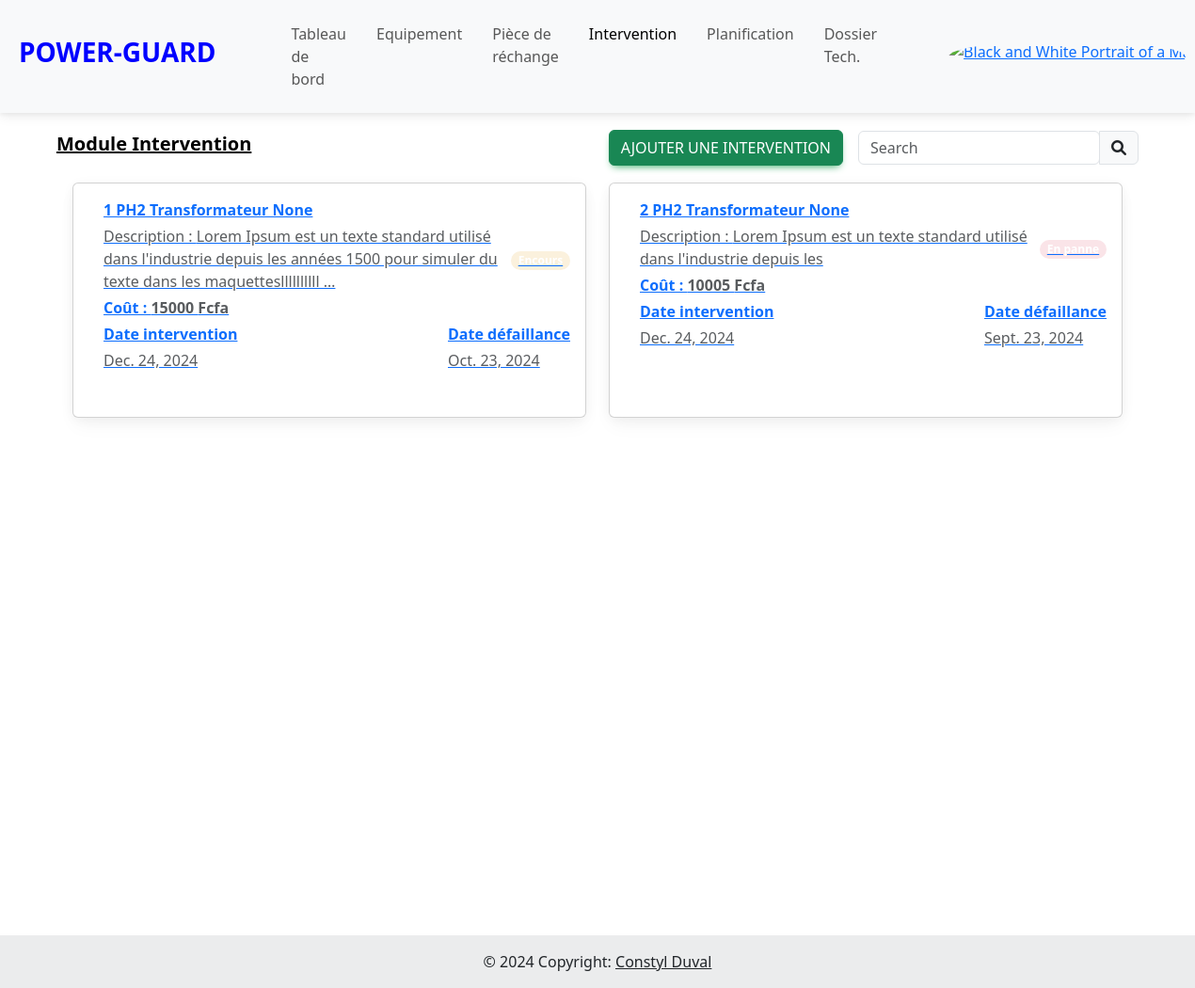
The app's page /intervention (signed in), older data.
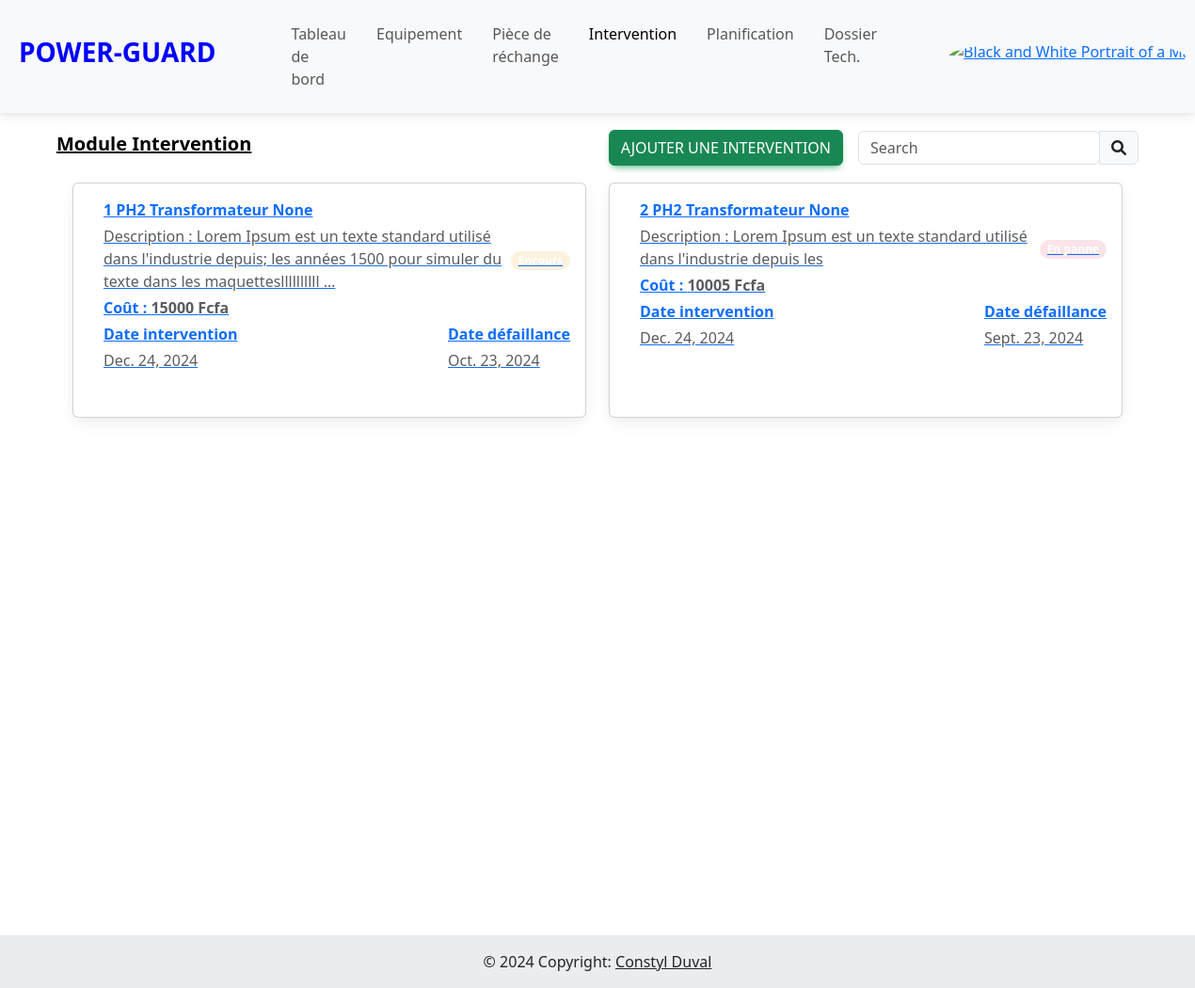
The same page, newer data.
### eneo_pages/models.py (models this page shows)
class Intervention(models.Model):
    STATUS = [
        ("En panne", "En panne"),
        ("Encours", "Encours de dépannage"),
        ("Rétablir", "Rétablir"),
    ]
    TYPE = [
        ("Corrective", "Intervention corrective"),
        ("Preventive", "Intervention preventive")
    ]
    equipement = models.ForeignKey(Equipement, on_delete=models.CASCADE)
    type_intervention = models.CharField(max_length=100, choices=TYPE, default="Corrective")
    interval_intervention = models.IntegerField(default=0)
    date_intervention=models.DateField()
    date_defaillance=models.DateField()
    description = models.TextField(blank=True, null=True)
    tache_maintenance = models.TextField(blank=True, null=True)
    action_correctives = models.TextField(blank=True, null=True)
    causes_profondes = models.TextField(blank=True, null=True)
    responsable = models.CharField(max_length=100, blank=True, null=True)
    status = models.CharField(max_length=100, choices=STATUS)
    sécurité = models.TextField(blank=True, null=True)
    coût = models.IntegerField()
    coût_materiel = models.IntegerField(default=0)
    coût_main_oeuvre  = models.IntegerField(default=0)
    date_création=models.DateTimeField(auto_now_add=True)
    date_modification=models.DateTimeField(auto_now=True)
    def __str__(self):
        return "{} {}".format(self.id, self.equipement)

class Equipement(models.Model):
    TYPE_EQUIPE = [
        ("Disjoncteur", "Disjoncteur",),
        ("Transformateur", "Transformateur"),
    ]
    centrale = models.ForeignKey(Centrale, on_delete=models.CASCADE)
    nom = models.CharField(max_length=100)
    type_equipement = models.CharField(max_length=100, choices=TYPE_EQUIPE)
    numero_serie=models.CharField(max_length=100, blank=True, null=True)
    modèle = models.CharField(max_length=100)
    marque = models.CharField(max_length=100)
    puissance = models.FloatField()
    fréquence = models.FloatField()
    date_installation = models.DateField()
    fonction = models.CharField(max_length=100, blank=True, null=True)
    emplacement_couplage = models.CharField(max_length=100, blank=True, null=True)
    regleur_en_chargeur = models.CharField(max_length=100, blank=True, null=True)
    mode_de_fonctionnement = models.CharField(max_length=100, blank=True, null=True)
    technique_de_coupure = models.CharField(max_length=100, blank=True, null=True)
    pouvoir_de_coupure = models.CharField(max_length=100, blank=True, null=True)
    pression_gaz_nombre_de_pôle  = models.CharField(max_length=100, blank=True, null=True)
    courant_nominal_en_service_continu = models.CharField(max_length=100, blank=True, null=True)
    numero_service = models.CharField(max_length=100, blank=True, null=True)
    tension_assigne = models.CharField(max_length=100, blank=True, null=True)
    pouvoir_de_coupure_nominal_court_circuit = models.CharField(max_length=100, blank=True, null=True)
    pouvoir_de_fermeture_nominal_court_circuit  = models.CharField(max_length=100, blank=True, null=True)
    date_création=models.DateTimeField(auto_now_add=True)
    date_modification=models.DateTimeField(auto_now=True)
    def __str__(self):
        return "{} {} {}".format(self.nom, self.type_equipement, self.numero_serie)

### eneo_pages/views.py (the view)
# urls.py: path("intervention", views.intervention, name="intervention"),
@login_required
def intervention(request):
    context = {}
    q = request.GET.get("q")
    User = get_user_model()  # Get the custom user model
    user = request.user  # Get the currently logged-in user
    if user.section == 'DISJONCTEUR':
        base_queryset = Intervention.objects.filter(equipement__type_equipement='Disjoncteur')
    elif user.section == 'TRANSFORMATEUR':
        base_queryset = Intervention.objects.filter(equipement__type_equipement='Transformateur')
    else:
        base_queryset = Intervention.objects.all()
    if q:
        s = InterventionDocument.search().query(
            ESQ("multi_match",
                query=q,
                fields=['type_intervention', 'responsable', 'status', 'description', 'tache_maintenance', 'action_correctives', 'causes_profondes']
            )
        )
        es_results = s.to_queryset()
        db_results = base_queryset.filter(
            Q(type_intervention__icontains=q) |
            Q(responsable__icontains=q) |
            Q(status__icontains=q) |
            Q(description__icontains=q) |
            Q(tache_maintenance__icontains=q) |
            Q(action_correctives__icontains=q) |
            Q(causes_profondes__icontains=q)
        )
        liste_intervention = (es_results & base_queryset) | db_results
    else:
        liste_intervention = base_queryset
    context["liste_intervention"] = liste_intervention.distinct()
    return render(request, "pages/intervention/intervention.html", context)

### eneo_pages/context_processor.py (called while the page is built)
def piece_rechange(request):
    return{'piece_rechange': Session(request)}

### eneo_pages/templates/pages/intervention/intervention.html
{% extends "../../base/base.html" %}
{% load static %}
{% block body %}
    {% url 'ajouter_intervention' as ajouter_intervention_url %}
    {% include "../../base/navbar2.html" with title='<a href="#" style="color: black;">Module Intervention</a>' button='<button type="button" hx-get="'|add:ajouter_intervention_url|add:'" hx-target="#dialog" class="btn btn-success me-3">Ajouter une intervention</button>' %}
    <div class="container vh-100">
        <div class="row">
          {% if liste_intervention %}
            {% for intervention in liste_intervention %}
            <div class="col-xl-6 mb-4">
              <div class="card fade-out-up" style="height: 250px;">
                <a href="{% url 'detail_intervention' intervention.id %}" hx-get="{% url 'detail_intervention' intervention.id %}" hx-target="#dialog" hx-swap="innerHTML" data-mdb-toggle="modal" data-mdb-target="#InterventionModal">
                    <div class="card-body">
                        <div class="d-flex justify-content-between align-items-center">
                          <div class="d-flex align-items-center">
                            <div class="ms-3">
                              <p class="fw-bold mb-1">{{intervention}}</p>
                              <p class="text-muted mb-1">Description : {{intervention.description|truncatewords:20}}</p>
                              <p class="fw-bold mb-1">Coût : <span class="text-muted">{{intervention.coût}} Fcfa</span> </p>
                            </div>
                          </div>
                          <span class="badge rounded-pill {% if intervention.status == 'Encours' %}badge-warning{% elif intervention.status == 'Rétablir' %}badge-success{% elif intervention.status == 'En panne' %}badge-danger{% else %}badge-secondary{% endif %}">{{intervention.status}}</span>
                        </div>
                        <div class="d-flex justify-content-between align-items-center ms-3">
                          <div>
                              <p class="fw-bold mb-1">Date intervention</p>
                              <p class="text-muted mb-0">{{intervention.date_intervention}}</p>
                          </div>
                          <div>
                              <p class="fw-bold mb-1">Date défaillance</p>
                              <p class="text-muted mb-0">{{intervention.date_defaillance}}</p>
                          </div>
                        </div>
                    </div>
                </a>
              </div>
            </div>
            {% endfor %}
            {% else %}
            <div class="text-center">
              <img src="{% static 'img/empty.gif' %}" alt="" style="height: 200px; width: 200px;" srcset="">
              <p colspan="9">Aucune intervention disponible.</p>
            </div>
          {% endif %}
        </div>
    </div>
{% endblock %}

Row changes from the older to the newer data that the page shows:
changed Intervention "Encours": description "Lorem Ipsum est un texte standard utilisé dans l'industrie depuis les années 1500 pour simuler du texte dans les maquettesllllllllll …" → "Lorem Ipsum est un texte standard utilisé dans l'industrie depuis; les années 1500 pour simuler du texte dans les maquettesllllllllll …"
